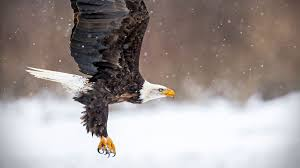
#> input picture Images/baldeagle.jpg, 300 x 168 px
$ python 3D_histogram.py --image Images/baldeagle.jpg
#> lines starting #> are read from the running program, lines starting #| are printed output that depends on the picture
import matplotlib.pyplot as plt
from mpl_toolkits.mplot3d import Axes3D
import numpy as np
import argparse
import cv2


ap = argparse.ArgumentParser()
ap.add_argument("-1","--image",required=True,help="input file path")
ap.add_argument("-s","--size",required=False,help="size of largest color bin",default=5000)
ap.add_argument("-b","--bins",required=False,help="number of bins per channel",default=8)
args = vars(ap.parse_args())

image = cv2.imread(args["image"])
#> image is the input picture: shape (168, 300, 3); mean B, G, R 149.8, 151.9, 160.8
cv2.imshow("original",image)

size = float(args["size"])
bins = int(args["bins"])

hist = cv2.calcHist([image],[0,1,2],None,[bins,bins,bins],[0,256,0,256,0,256])

fig = plt.figure()
ax = fig.add_subplot(111,projection="3d")
ratio = size / np.max(hist)
#> ratio = 0.339

for (x,plane) in enumerate(hist):
    for (y,row) in enumerate(plane):
        for (z,column) in enumerate(row):

            if hist[x][y][z] > 0.0:
                siz = ratio * hist[x][y][z]
                rgb = (z/(bins-1), y/(bins-1), x/(bins-1))
                ax.scatter(x,y,z,s=siz,facecolors=rgb)
#> this loop made 8 passes

plt.show()
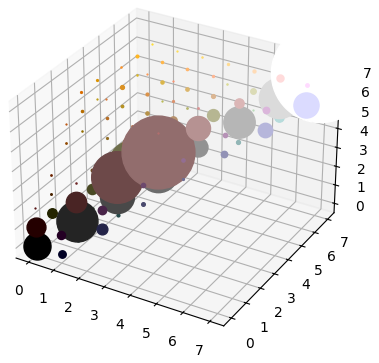
#> figure drawn by matplotlib, 1 panel
cv2.waitKey(0)
